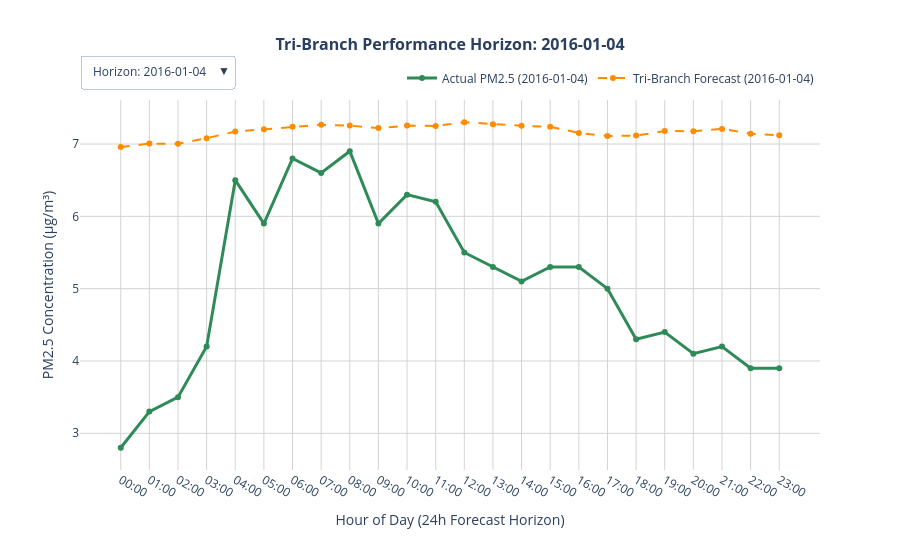

Notebook source saved alongside this figure:
### Code cell
plot_tri_branch_horizons(
    true_ground_truth_all=true_ground_truth_all,
    true_predictions_all=true_predictions_all,
    df=temporal_df,
    INPUT_WINDOW=LOOKBACK,
    OUTPUT_WINDOW=FORECAST
)

### Figure 1 — Plotly figure (JSON) as saved in the notebook; plotly's stock layout.template omitted (floating-point values rounded to 4 significant figures)
{"data": [{"line": {"color": "seagreen", "width": 3}, "mode": "lines+markers", "name": "Actual PM2.5 (2016-01-04)", "type": "scatter", "visible": true, "x": ["00:00", "01:00", "02:00", "03:00", "04:00", "05:00", "06:00", "07:00", "08:00", "09:00", "10:00", "11:00", "12:00", "13:00", "14:00", "15:00", "16:00", "17:00", "18:00", "19:00", "20:00", "21:00", "22:00", "23:00"], "y": [2.8, 3.3, 3.5, 4.2, 6.5, 5.9, 6.8, 6.6, 6.9, 5.9, 6.3, 6.2, 5.5, 5.3, 5.1, 5.3, 5.3, 5.0, 4.3, 4.4, 4.1, 4.2, 3.9, 3.9]}, {"line": {"color": "darkorange", "dash": "dash", "width": 2}, "mode": "lines+markers", "name": "Tri‑Branch Forecast (2016-01-04)", "type": "scatter", "visible": true, "x": ["00:00", "01:00", "02:00", "03:00", "04:00", "05:00", "06:00", "07:00", "08:00", "09:00", "10:00", "11:00", "12:00", "13:00", "14:00", "15:00", "16:00", "17:00", "18:00", "19:00", "20:00", "21:00", "22:00", "23:00"], "y": [6.959, 7.006, 7.003, 7.081, 7.172, 7.203, 7.24, 7.267, 7.255, 7.22, 7.255, 7.25, 7.301, 7.274, 7.252, 7.238, 7.154, 7.11, 7.116, 7.179, 7.177, 7.209, 7.142, 7.122]}, {"line": {"color": "seagreen", "width": 3}, "mode": "lines+markers", "name": "Actual PM2.5 (2016-01-06)", "type": "scatter", "visible": false, "x": ["02:00", "03:00", "04:00", "05:00", "06:00", "07:00", "08:00", "09:00", "10:00", "11:00", "12:00", "13:00", "14:00", "15:00", "16:00", "17:00", "18:00", "19:00", "20:00", "21:00", "22:00", "23:00", "00:00", "01:00"], "y": [5.5, 4.9, 4.0, 2.9, 3.1, 4.4, 4.8, 5.3, 4.9, 4.5, 4.7, 5.1, 5.3, 5.5, 5.6, 5.6, 6.1, 6.2, 6.8, 7.0, 6.2, 5.7, 5.7, 6.0]}, {"line": {"color": "darkorange", "dash": "dash", "width": 2}, "mode": "lines+markers", "name": "Tri‑Branch Forecast (2016-01-06)", "type": "scatter", "visible": false, "x": ["02:00", "03:00", "04:00", "05:00", "06:00", "07:00", "08:00", "09:00", "10:00", "11:00", "12:00", "13:00", "14:00", "15:00", "16:00", "17:00", "18:00", "19:00", "20:00", "21:00", "22:00", "23:00", "00:00", "01:00"], "y": [6.102, 6.145, 6.142, 6.211, 6.289, 6.318, 6.353, 6.382, 6.373, 6.343, 6.378, 6.381, 6.426, 6.41, 6.394, 6.387, 6.316, 6.277, 6.283, 6.343, 6.345, 6.383, 6.339, 6.328]}, {"line": {"color": "seagreen", "width": 3}, "mode": "lines+markers", "name": "Actual PM2.5 (2016-01-08)", "type": "scatter", "visible": false, "x": ["04:00", "05:00", "06:00", "07:00", "08:00", "09:00", "10:00", "11:00", "12:00", "13:00", "14:00", "15:00", "16:00", "17:00", "18:00", "19:00", "20:00", "21:00", "22:00", "23:00", "00:00", "01:00", "02:00", "03:00"], "y": [6.9, 7.4, 7.6, 8.4, 9.0, 13.0, 14.0, 14.9, 14.9, 14.5, 15.0, 15.2, 15.3, 15.1, 15.1, 15.1, 13.5, 12.7, 10.4, 9.6, 9.8, 9.5, 9.2, 9.2]}, {"line": {"color": "darkorange", "dash": "dash", "width": 2}, "mode": "lines+markers", "name": "Tri‑Branch Forecast (2016-01-08)", "type": "scatter", "visible": false, "x": ["04:00", "05:00", "06:00", "07:00", "08:00", "09:00", "10:00", "11:00", "12:00", "13:00", "14:00", "15:00", "16:00", "17:00", "18:00", "19:00", "20:00", "21:00", "22:00", "23:00", "00:00", "01:00", "02:00", "03:00"], "y": [7.783, 7.838, 7.833, 7.927, 8.034, 8.076, 8.126, 8.165, 8.157, 8.119, 8.162, 8.16, 8.228, 8.211, 8.202, 8.199, 8.106, 8.055, 8.065, 8.143, 8.152, 8.2, 8.145, 8.131]}, {"line": {"color": "seagreen", "width": 3}, "mode": "lines+markers", "name": "Actual PM2.5 (2016-01-10)", "type": "scatter", "visible": false, "x": ["06:00", "07:00", "08:00", "09:00", "10:00", "11:00", "12:00", "13:00", "14:00", "15:00", "16:00", "17:00", "18:00", "19:00", "20:00", "21:00", "22:00", "23:00", "00:00", "01:00", "02:00", "03:00", "04:00", "05:00"], "y": [21.3, 23.1, 21.0, 20.6, 13.5, 12.9, 15.1, 13.4, 9.3, 9.0, 10.4, 9.3, 8.3, 7.5, 6.9, 5.9, 4.8, 3.7, 4.4, 5.2, 5.0, 5.0, 4.6, 4.3]}, {"line": {"color": "darkorange", "dash": "dash", "width": 2}, "mode": "lines+markers", "name": "Tri‑Branch Forecast (2016-01-10)", "type": "scatter", "visible": false, "x": ["06:00", "07:00", "08:00", "09:00", "10:00", "11:00", "12:00", "13:00", "14:00", "15:00", "16:00", "17:00", "18:00", "19:00", "20:00", "21:00", "22:00", "23:00", "00:00", "01:00", "02:00", "03:00", "04:00", "05:00"], "y": [10.66, 10.73, 10.73, 10.85, 11.0, 11.06, 11.12, 11.15, 11.14, 11.09, 11.13, 11.11, 11.2, 11.15, 11.13, 11.11, 10.98, 10.91, 10.92, 11.01, 11.01, 11.05, 10.93, 10.89]}, {"line": {"color": "seagreen", "width": 3}, "mode": "lines+markers", "name": "Actual PM2.5 (2016-01-12)", "type": "scatter", "visible": false, "x": ["08:00", "09:00", "10:00", "11:00", "12:00", "13:00", "14:00", "15:00", "16:00", "17:00", "18:00", "19:00", "20:00", "21:00", "22:00", "23:00", "00:00", "01:00", "02:00", "03:00", "04:00", "05:00", "06:00", "07:00"], "y": [17.9, 22.7, 25.4, 24.0, 20.3, 16.9, 16.3, 12.7, 7.8, 5.5, 5.4, 4.5, 4.0, 3.7, 3.6, 3.5, 3.8, 4.1, 4.1, 4.5, 3.9, 4.7, 4.8, 6.3]}, {"line": {"color": "darkorange", "dash": "dash", "width": 2}, "mode": "lines+markers", "name": "Tri‑Branch Forecast (2016-01-12)", "type": "scatter", "visible": false, "x": ["08:00", "09:00", "10:00", "11:00", "12:00", "13:00", "14:00", "15:00", "16:00", "17:00", "18:00", "19:00", "20:00", "21:00", "22:00", "23:00", "00:00", "01:00", "02:00", "03:00", "04:00", "05:00", "06:00", "07:00"], "y": [8.995, 9.051, 9.047, 9.151, 9.272, 9.316, 9.367, 9.395, 9.383, 9.337, 9.376, 9.356, 9.428, 9.384, 9.358, 9.339, 9.228, 9.173, 9.178, 9.257, 9.253, 9.282, 9.178, 9.141]}, {"line": {"color": "seagreen", "width": 3}, "mode": "lines+markers", "name": "Actual PM2.5 (2016-01-14)", "type": "scatter", "visible": false, "x": ["10:00", "11:00", "12:00", "13:00", "14:00", "15:00", "16:00", "17:00", "18:00", "19:00", "20:00", "21:00", "22:00", "23:00", "00:00", "01:00", "02:00", "03:00", "04:00", "05:00", "06:00", "07:00", "08:00", "09:00"], "y": [9.8, 8.8, 7.9, 9.8, 9.6, 9.7, 9.7, 10.1, 10.0, 11.0, 11.8, 11.9, 9.4, 8.4, 8.5, 7.4, 6.3, 6.2, 6.3, 6.3, 6.4, 6.8, 8.0, 9.0]}, {"line": {"color": "darkorange", "dash": "dash", "width": 2}, "mode": "lines+markers", "name": "Tri‑Branch Forecast (2016-01-14)", "type": "scatter", "visible": false, "x": ["10:00", "11:00", "12:00", "13:00", "14:00", "15:00", "16:00", "17:00", "18:00", "19:00", "20:00", "21:00", "22:00", "23:00", "00:00", "01:00", "02:00", "03:00", "04:00", "05:00", "06:00", "07:00", "08:00", "09:00"], "y": [7.501, 7.553, 7.548, 7.638, 7.74, 7.78, 7.828, 7.865, 7.857, 7.82, 7.862, 7.859, 7.923, 7.906, 7.895, 7.891, 7.802, 7.754, 7.762, 7.836, 7.844, 7.889, 7.835, 7.819]}, {"line": {"color": "seagreen", "width": 3}, "mode": "lines+markers", "name": "Actual PM2.5 (2016-01-16)", "type": "scatter", "visible": false, "x": ["12:00", "13:00", "14:00", "15:00", "16:00", "17:00", "18:00", "19:00", "20:00", "21:00", "22:00", "23:00", "00:00", "01:00", "02:00", "03:00", "04:00", "05:00", "06:00", "07:00", "08:00", "09:00", "10:00", "11:00"], "y": [7.9, 7.9, 7.4, 6.8, 7.8, 9.8, 10.1, 10.7, 12.2, 12.3, 7.7, 7.8, 7.7, 6.9, 7.2, 7.1, 7.6, 8.4, 8.8, 8.4, 7.7, 7.2, 7.4, 7.0]}, {"line": {"color": "darkorange", "dash": "dash", "width": 2}, "mode": "lines+markers", "name": "Tri‑Branch Forecast (2016-01-16)", "type": "scatter", "visible": false, "x": ["12:00", "13:00", "14:00", "15:00", "16:00", "17:00", "18:00", "19:00", "20:00", "21:00", "22:00", "23:00", "00:00", "01:00", "02:00", "03:00", "04:00", "05:00", "06:00", "07:00", "08:00", "09:00", "10:00", "11:00"], "y": [7.229, 7.281, 7.277, 7.363, 7.46, 7.496, 7.54, 7.575, 7.566, 7.531, 7.571, 7.572, 7.632, 7.615, 7.603, 7.598, 7.512, 7.465, 7.473, 7.545, 7.552, 7.597, 7.545, 7.533]}, {"line": {"color": "seagreen", "width": 3}, "mode": "lines+markers", "name": "Actual PM2.5 (2016-01-18)", "type": "scatter", "visible": false, "x": ["14:00", "15:00", "16:00", "17:00", "18:00", "19:00", "20:00", "21:00", "22:00", "23:00", "00:00", "01:00", "02:00", "03:00", "04:00", "05:00", "06:00", "07:00", "08:00", "09:00", "10:00", "11:00", "12:00", "13:00"], "y": [6.7, 6.6, 7.2, 7.7, 8.1, 7.7, 7.7, 7.3, 6.8, 6.0, 6.5, 5.6, 5.5, 4.6, 2.7, 1.6, 2.2, 3.0, 3.4, 3.0, 2.3, 2.0, 3.0, 4.5]}, {"line": {"color": "darkorange", "dash": "dash", "width": 2}, "mode": "lines+markers", "name": "Tri‑Branch Forecast (2016-01-18)", "type": "scatter", "visible": false, "x": ["14:00", "15:00", "16:00", "17:00", "18:00", "19:00", "20:00", "21:00", "22:00", "23:00", "00:00", "01:00", "02:00", "03:00", "04:00", "05:00", "06:00", "07:00", "08:00", "09:00", "10:00", "11:00", "12:00", "13:00"], "y": [9.054, 9.111, 9.108, 9.213, 9.334, 9.377, 9.427, 9.455, 9.441, 9.395, 9.433, 9.413, 9.485, 9.441, 9.414, 9.392, 9.279, 9.224, 9.23, 9.308, 9.303, 9.331, 9.225, 9.188]}, {"line": {"color": "seagreen", "width": 3}, "mode": "lines+markers", "name": "Actual PM2.5 (2016-01-20)", "type": "scatter", "visible": false, "x": ["16:00", "17:00", "18:00", "19:00", "20:00", "21:00", "22:00", "23:00", "00:00", "01:00", "02:00", "03:00", "04:00", "05:00", "06:00", "07:00", "08:00", "09:00", "10:00", "11:00", "12:00", "13:00", "14:00", "15:00"], "y": [2.7, 2.5, 2.7, 3.2, 4.8, 5.0, 3.4, 3.7, 4.6, 5.4, 5.3, 5.3, 5.3, 5.1, 5.7, 5.8, 6.0, 6.6, 6.6, 6.9, 7.2, 6.5, 5.8, 5.5]}, {"line": {"color": "darkorange", "dash": "dash", "width": 2}, "mode": "lines+markers", "name": "Tri‑Branch Forecast (2016-01-20)", "type": "scatter", "visible": false, "x": ["16:00", "17:00", "18:00", "19:00", "20:00", "21:00", "22:00", "23:00", "00:00", "01:00", "02:00", "03:00", "04:00", "05:00", "06:00", "07:00", "08:00", "09:00", "10:00", "11:00", "12:00", "13:00", "14:00", "15:00"], "y": [7.169, 7.22, 7.215, 7.3, 7.396, 7.432, 7.476, 7.51, 7.501, 7.466, 7.505, 7.504, 7.562, 7.544, 7.53, 7.524, 7.44, 7.393, 7.401, 7.471, 7.476, 7.518, 7.464, 7.449]}, {"line": {"color": "seagreen", "width": 3}, "mode": "lines+markers", "name": "Actual PM2.5 (2016-01-22)", "type": "scatter", "visible": false, "x": ["18:00", "19:00", "20:00", "21:00", "22:00", "23:00", "00:00", "01:00", "02:00", "03:00", "04:00", "05:00", "06:00", "07:00", "08:00", "09:00", "10:00", "11:00", "12:00", "13:00", "14:00", "15:00", "16:00", "17:00"], "y": [11.3, 10.7, 12.6, 14.1, 14.6, 13.8, 12.5, 11.8, 11.6, 10.6, 9.9, 9.3, 9.2, 11.1, 11.9, 16.3, 12.2, 14.0, 14.3, 15.0, 15.8, 13.9, 15.0, 15.3]}, {"line": {"color": "darkorange", "dash": "dash", "width": 2}, "mode": "lines+markers", "name": "Tri‑Branch Forecast (2016-01-22)", "type": "scatter", "visible": false, "x": ["18:00", "19:00", "20:00", "21:00", "22:00", "23:00", "00:00", "01:00", "02:00", "03:00", "04:00", "05:00", "06:00", "07:00", "08:00", "09:00", "10:00", "11:00", "12:00", "13:00", "14:00", "15:00", "16:00", "17:00"], "y": [7.776, 7.833, 7.827, 7.921, 8.029, 8.07, 8.12, 8.159, 8.151, 8.114, 8.157, 8.156, 8.225, 8.209, 8.2, 8.197, 8.105, 8.054, 8.063, 8.142, 8.152, 8.202, 8.149, 8.136]}, {"line": {"color": "seagreen", "width": 3}, "mode": "lines+markers", "name": "Actual PM2.5 (2016-01-24)", "type": "scatter", "visible": false, "x": ["20:00", "21:00", "22:00", "23:00", "00:00", "01:00", "02:00", "03:00", "04:00", "05:00", "06:00", "07:00", "08:00", "09:00", "10:00", "11:00", "12:00", "13:00", "14:00", "15:00", "16:00", "17:00", "18:00", "19:00"], "y": [5.2, 6.2, 5.1, 6.2, 6.2, 5.1, 6.0, 7.0, 6.0, 6.9, 6.5, 6.7, 7.3, 6.8, 6.3, 6.3, 5.3, 3.8, 3.9, 3.7, 2.5, 1.2, 1.3, 1.4]}, {"line": {"color": "darkorange", "dash": "dash", "width": 2}, "mode": "lines+markers", "name": "Tri‑Branch Forecast (2016-01-24)", "type": "scatter", "visible": false, "x": ["20:00", "21:00", "22:00", "23:00", "00:00", "01:00", "02:00", "03:00", "04:00", "05:00", "06:00", "07:00", "08:00", "09:00", "10:00", "11:00", "12:00", "13:00", "14:00", "15:00", "16:00", "17:00", "18:00", "19:00"], "y": [6.355, 6.399, 6.396, 6.468, 6.549, 6.577, 6.611, 6.637, 6.625, 6.594, 6.627, 6.626, 6.671, 6.649, 6.628, 6.616, 6.54, 6.5, 6.506, 6.565, 6.563, 6.596, 6.54, 6.524]}], "layout": {"height": 550, "hovermode": "x unified", "legend": {"orientation": "h", "x": 1, "xanchor": "right", "y": 1.02, "yanchor": "bottom"}, "title": {"font": {"size": 16}, "text": "<b>Tri‑Branch Performance Horizon: 2016-01-04</b>", "x": 0.5}, "updatemenus": [{"buttons": [{"args": [{"visible": [true, true, false, false, false, false, false, false, false, false, false, false, false, false, false, false, false, false, false, false, false, false]}, {"title": "<b>Tri‑Branch Performance Horizon: 2016-01-04</b>"}], "label": "Horizon: 2016-01-04", "method": "update"}, {"args": [{"visible": [false, false, true, true, false, false, false, false, false, false, false, false, false, false, false, false, false, false, false, false, false, false]}, {"title": "<b>Tri‑Branch Performance Horizon: 2016-01-06</b>"}], "label": "Horizon: 2016-01-06", "method": "update"}, {"args": [{"visible": [false, false, false, false, true, true, false, false, false, false, false, false, false, false, false, false, false, false, false, false, false, false]}, {"title": "<b>Tri‑Branch Performance Horizon: 2016-01-08</b>"}], "label": "Horizon: 2016-01-08", "method": "update"}, {"args": [{"visible": [false, false, false, false, false, false, true, true, false, false, false, false, false, false, false, false, false, false, false, false, false, false]}, {"title": "<b>Tri‑Branch Performance Horizon: 2016-01-10</b>"}], "label": "Horizon: 2016-01-10", "method": "update"}, {"args": [{"visible": [false, false, false, false, false, false, false, false, true, true, false, false, false, false, false, false, false, false, false, false, false, false]}, {"title": "<b>Tri‑Branch Performance Horizon: 2016-01-12</b>"}], "label": "Horizon: 2016-01-12", "method": "update"}, {"args": [{"visible": [false, false, false, false, false, false, false, false, false, false, true, true, false, false, false, false, false, false, false, false, false, false]}, {"title": "<b>Tri‑Branch Performance Horizon: 2016-01-14</b>"}], "label": "Horizon: 2016-01-14", "method": "update"}, {"args": [{"visible": [false, false, false, false, false, false, false, false, false, false, false, false, true, true, false, false, false, false, false, false, false, false]}, {"title": "<b>Tri‑Branch Performance Horizon: 2016-01-16</b>"}], "label": "Horizon: 2016-01-16", "method": "update"}, {"args": [{"visible": [false, false, false, false, false, false, false, false, false, false, false, false, false, false, true, true, false, false, false, false, false, false]}, {"title": "<b>Tri‑Branch Performance Horizon: 2016-01-18</b>"}], "label": "Horizon: 2016-01-18", "method": "update"}, {"args": [{"visible": [false, false, false, false, false, false, false, false, false, false, false, false, false, false, false, false, true, true, false, false, false, false]}, {"title": "<b>Tri‑Branch Performance Horizon: 2016-01-20</b>"}], "label": "Horizon: 2016-01-20", "method": "update"}, {"args": [{"visible": [false, false, false, false, false, false, false, false, false, false, false, false, false, false, false, false, false, false, true, true, false, false]}, {"title": "<b>Tri‑Branch Performance Horizon: 2016-01-22</b>"}], "label": "Horizon: 2016-01-22", "method": "update"}, {"args": [{"visible": [false, false, false, false, false, false, false, false, false, false, false, false, false, false, false, false, false, false, false, false, true, true]}, {"title": "<b>Tri‑Branch Performance Horizon: 2016-01-24</b>"}], "label": "Horizon: 2016-01-24", "method": "update"}], "direction": "down", "pad": {"r": 10, "t": 10}, "showactive": true, "x": 0, "xanchor": "left", "y": 1.15, "yanchor": "top"}], "width": 900, "xaxis": {"gridcolor": "lightgray", "showgrid": true, "title": {"text": "Hour of Day (24h Forecast Horizon)"}}, "yaxis": {"gridcolor": "lightgray", "showgrid": true, "title": {"text": "PM2.5 Concentration (μg/m³)"}}}}
